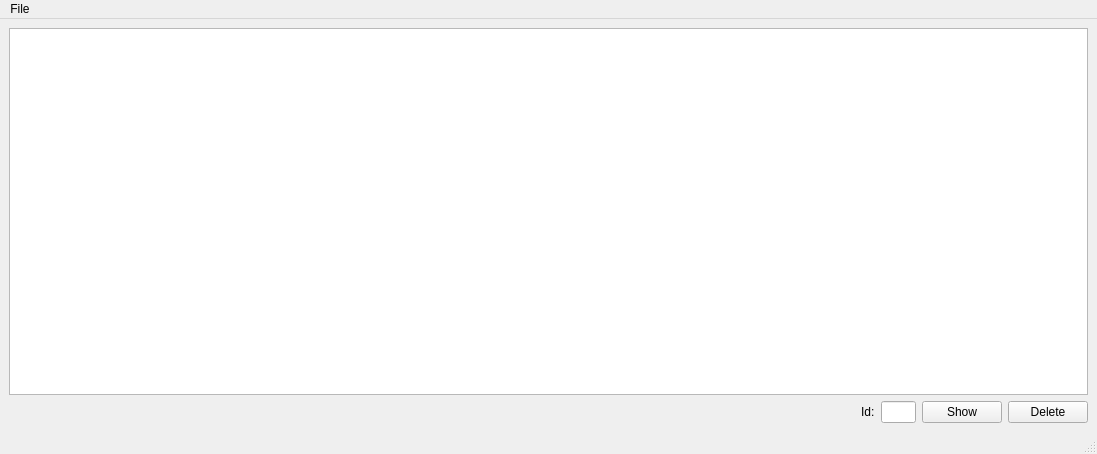
<?xml version="1.0" encoding="UTF-8"?>
<ui version="4.0">
 <class>MainWindow</class>
 <widget class="QMainWindow" name="MainWindow">
  <property name="geometry">
   <rect>
    <x>0</x>
    <y>0</y>
    <width>1097</width>
    <height>454</height>
   </rect>
  </property>
  <property name="windowTitle">
   <string>MainWindow</string>
  </property>
  <widget class="QWidget" name="centralwidget">
   <layout class="QVBoxLayout" name="verticalLayout">
    <item>
     <widget class="QListView" name="listView"/>
    </item>
    <item>
     <layout class="QHBoxLayout" name="horizontalLayout">
      <item>
       <spacer name="horizontalSpacer">
        <property name="orientation">
         <enum>Qt::Horizontal</enum>
        </property>
        <property name="sizeHint" stdset="0">
         <size>
          <width>40</width>
          <height>20</height>
         </size>
        </property>
       </spacer>
      </item>
      <item>
       <widget class="QLabel" name="label">
        <property name="text">
         <string>Id:</string>
        </property>
       </widget>
      </item>
      <item>
       <widget class="QLineEdit" name="elementId">
        <property name="sizePolicy">
         <sizepolicy hsizetype="Fixed" vsizetype="Fixed">
          <horstretch>0</horstretch>
          <verstretch>0</verstretch>
         </sizepolicy>
        </property>
        <property name="minimumSize">
         <size>
          <width>35</width>
          <height>0</height>
         </size>
        </property>
        <property name="maximumSize">
         <size>
          <width>20</width>
          <height>16777215</height>
         </size>
        </property>
       </widget>
      </item>
      <item>
       <widget class="QPushButton" name="elementShowBtn">
        <property name="text">
         <string>Show</string>
        </property>
       </widget>
      </item>
      <item>
       <widget class="QPushButton" name="elementDeleteBtn">
        <property name="text">
         <string>Delete</string>
        </property>
       </widget>
      </item>
     </layout>
    </item>
   </layout>
  </widget>
  <widget class="QMenuBar" name="menubar">
   <property name="geometry">
    <rect>
     <x>0</x>
     <y>0</y>
     <width>1097</width>
     <height>19</height>
    </rect>
   </property>
   <widget class="QMenu" name="menuFile">
    <property name="title">
     <string>File</string>
    </property>
    <addaction name="actionOpen"/>
    <addaction name="separator"/>
    <addaction name="actionQuit"/>
   </widget>
   <addaction name="menuFile"/>
  </widget>
  <widget class="QStatusBar" name="statusbar"/>
  <action name="actionQuit">
   <property name="text">
    <string>Quit</string>
   </property>
  </action>
  <action name="actionOpen">
   <property name="text">
    <string>Open...</string>
   </property>
  </action>
 </widget>
 <resources/>
 <connections/>
</ui>
